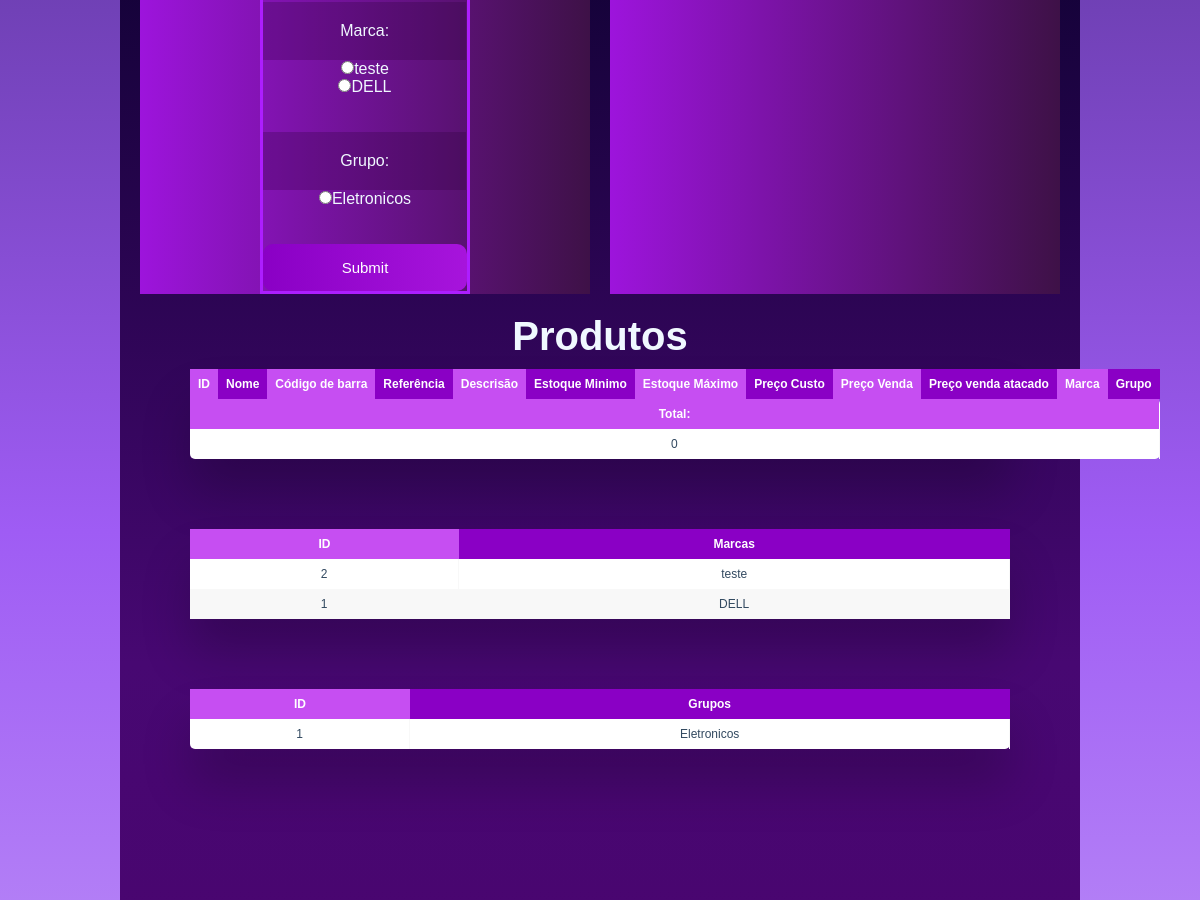
The app's page /cadastros/produto.php (signed in, middle part), older data.
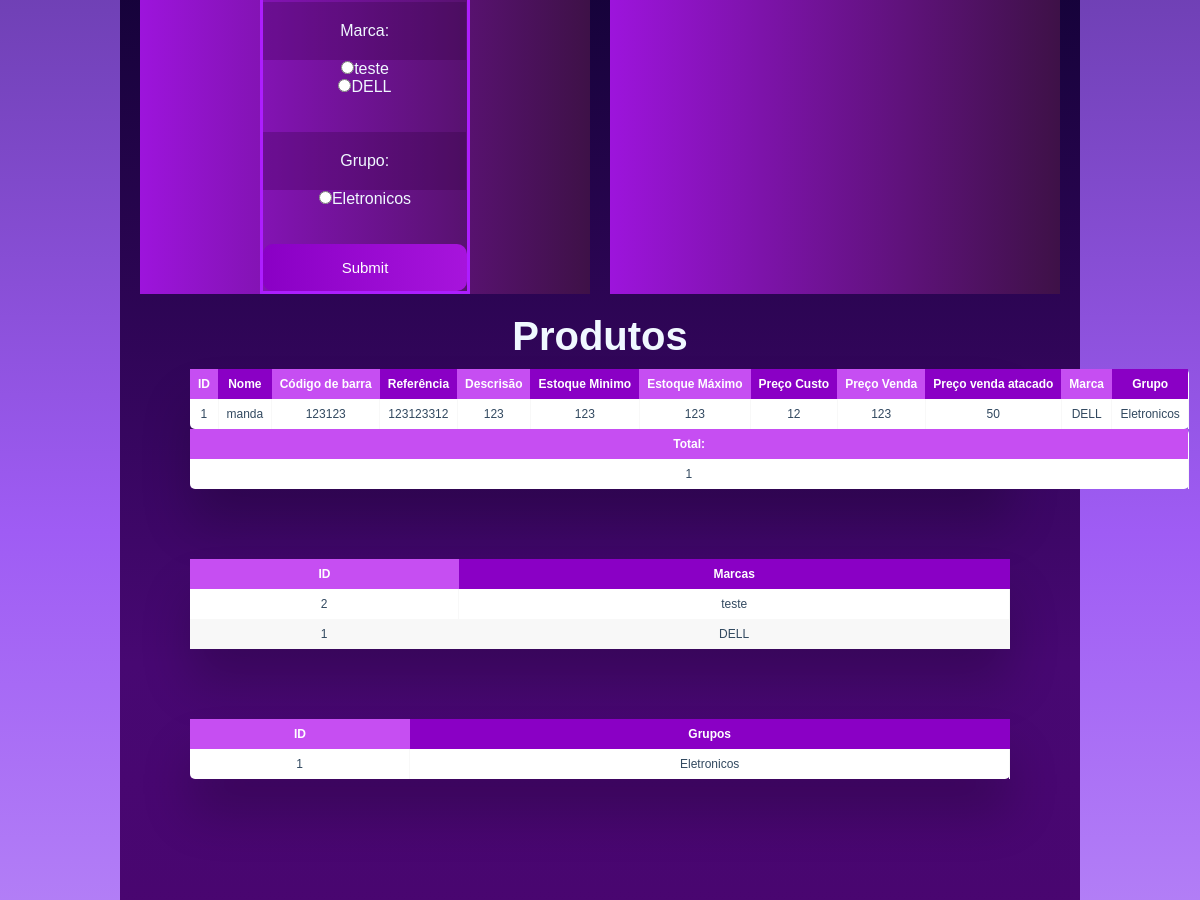
The same page, newer data.
### tables this page shows
CREATE TABLE `marcaprodutos` (
  `id_marcaprodutos` int(11) NOT NULL,
  `nome_marca` varchar(200) NOT NULL
);

CREATE TABLE `grupoprodutos` (
  `id_Grupo_produtos` int(11) NOT NULL,
  `nome` varchar(50) NOT NULL
);

CREATE TABLE `produtosdb` (
  `id_produto` int(11) NOT NULL,
  `nome` varchar(200) NOT NULL,
  `codigobarra` varchar(200) NOT NULL,
  `referencia` varchar(200) NOT NULL,
  `descrisao` varchar(200) NOT NULL,
  `estoqueminimo` int(11) NOT NULL,
  `estoquemaximo` int(11) NOT NULL,
  `precocusto` varchar(50) NOT NULL,
  `precovenda` varchar(50) NOT NULL,
  `precovendaatacado` varchar(50) NOT NULL,
  `Marca_estrangeiro` varchar(50) NOT NULL,
  `Grupo_estrangeiro` varchar(50) NOT NULL
);

### cadastros/produto.php (the view, shortened to what the changed rows need)
<?php
    include_once('../conexãoDB/config.php');
    $sql1 = "SELECT * FROM produtosdb ORDER BY id_produto DESC";
    $arrayProdutos = $conexao->query($sql1);
    include_once('../conexãoDB/config.php');
    $sql2 = "SELECT * FROM marcaprodutos ORDER BY id_marcaprodutos DESC";
    $arrayMarcas = $conexao->query($sql2);
    include_once('../conexãoDB/config.php');
    $sql3 = "SELECT * FROM marcaprodutos ORDER BY id_marcaprodutos DESC";
    $arrayMarcas2 = $conexao->query($sql3);
    include_once('../conexãoDB/config.php');
    $sql4 = "SELECT * FROM grupoprodutos ORDER BY id_Grupo_produtos DESC";
    $arrayGrupos1 = $conexao->query($sql4);
    include_once('../conexãoDB/config.php');
    $sql5= "SELECT * FROM grupoprodutos ORDER BY id_Grupo_produtos DESC";
    $arrayGrupos2 = $conexao->query($sql5);
?>
<!DOCTYPE html>
<html lang="en">
<head>
    <link rel="stylesheet" type="text/css" href="../styles/stylespaginacadastros.css">
</head>
<body>
    <main>
        <section>
            <div class="container" style="grid-template-columns: 1fr 1fr;">
                <div class="formularioBody">
                    <form action="../conexãoDB/DTOPRODUTOS/produtosDTO.php" method="POST" style="float: left;">
                        <fieldset>
                            <br>
                            <br><br>
                            <br><br>
                            <br><br>
                            <br><br>
                            <br>
                            <br><br>
                            <br><br>
                            <br><br>
                            <br><br>
                            <br><br>
                            <p>Marca:</p>
                            <?php
                            while($marca_data = mysqli_fetch_assoc($arrayMarcas)){
                                echo"<input type=\"radio\" id=".$marca_data['nome_marca']." name=\"marca\" value=".$marca_data['nome_marca']." required>";
                                echo"<label for=".$marca_data['nome_marca'].">".$marca_data['nome_marca']."</label>";
                                echo"<br>";
                            };
                            ?>
                            <br><br>
                            <p>Grupo:</p>
                            <?php
                            while($grupo_data1 = mysqli_fetch_assoc($arrayGrupos1)){
                                echo"<input type=\"radio\" id=".$grupo_data1['nome']." name=\"grupo\" value=".$grupo_data1['nome']." required>";
                                echo"<label for=".$grupo_data1['nome'].">".$grupo_data1['nome']."</label>";
                                echo"<br>";
                            };
                            ?>
                            <br><br>
                            <input type="submit" name="submit" id="submit">
                        </fieldset>
                    </form>
                </div>
            </div>
            <h1 style="font-size: 40px; text-align: center;">Produtos</h1>
            <div class="table-wrapper" style="display: grid; grid-template-colums: 1fr 1fr;">
                <table class="fl-table">
                    <thead>
                        <tr>
                            <th>ID</th>
                            <th>Nome</th>
                            <th>Código de barra</th>
                            <th>Referência</th>
                            <th>Descrisão</th>
                            <th>Estoque Minimo</th>
                            <th>Estoque Máximo</th>
                            <th>Preço Custo</th>
                            <th>Preço Venda</th>
                            <th>Preço venda atacado</th>
                            <th>Marca</th>
                            <th>Grupo</th>
                        </tr>
                    </thead>
                    <tbody>
                        <?php
                        $contagemTemp = 0;
                            while($user_data1 = mysqli_fetch_assoc($arrayProdutos)){
                                echo"<tr>";
                                echo"<td>".$user_data1['id_produto']."</td>";
                                echo"<td>".$user_data1['nome']."</td>";
                                echo"<td>".$user_data1['codigobarra']."</td>";
                                echo"<td>".$user_data1['referencia']."</td>";
                                echo"<td>".$user_data1['descrisao']."</td>";
                                echo"<td>".$user_data1['estoqueminimo']."</td>";
                                echo"<td>".$user_data1['estoquemaximo']."</td>";
                                echo"<td>".$user_data1['precocusto']."</td>";
                                echo"<td>".$user_data1['precovenda']."</td>";
                                echo"<td>".$user_data1['precovendaatacado']."</td>";
                                echo"<td>".$user_data1['Marca_estrangeiro']."</td>";
                                echo"<td>".$user_data1['Grupo_estrangeiro']."</td>";
                                echo"</tr>";
                                $contagemTemp++;
                            };
                            echo"
                            <table class=\"fl-table\">
                                <thead>
                                    <tr>
                                        <th>Total:</th>
                                    </tr>
                                </thead>
                                <tbody>
                                    <td>".$contagemTemp."</td>
                                <tbody>
                            </table>
                            "
                        ?>
                </table>
            </div>
            <div class="table-wrapper">
                <table class="fl-table ">
                    <thead>
                        <tr>
                            <th>ID</th>
                            <th>Marcas</th>
                        </tr>
                    </thead>
                    <tbody>
                        <?php
                            while($marca_data2 = mysqli_fetch_assoc($arrayMarcas2)){
                                echo"<tr>";
                                echo"<td>".$marca_data2['id_marcaprodutos']."</td>";
                                echo"<td>".$marca_data2['nome_marca']."</td>";
                                echo"</tr>";
                            };
                        ?>
                </table>
            </div>
            <div class="table-wrapper">
                <table class="fl-table ">
                    <thead>
                        <tr>
                            <th>ID</th>
                            <th>Grupos</th>
                        </tr>
                    </thead>
                    <tbody>
                        <?php
                            while($grupo_data2 = mysqli_fetch_assoc($arrayGrupos2)){
                                echo"<tr>";
                                echo"<td>".$grupo_data2['id_Grupo_produtos']."</td>";
                                echo"<td>".$grupo_data2['nome']."</td>";
                                echo"</tr>";
                            };
                        ?>
                </table>
            </div>
        </section>
    </main>
</body>

Row changes from the older to the newer data that the page shows:
added produtosdb: id_produto "1", nome "manda", codigobarra "123123", referencia "123123312", descrisao "123", estoqueminimo "123", estoquemaximo "123", precocusto "12", precovenda "123", precovendaatacado "50", Marca_estrangeiro "DELL", Grupo_estrangeiro "Eletronicos"
Text that changed along with them:
$contagemTemp: "0" → "1"
